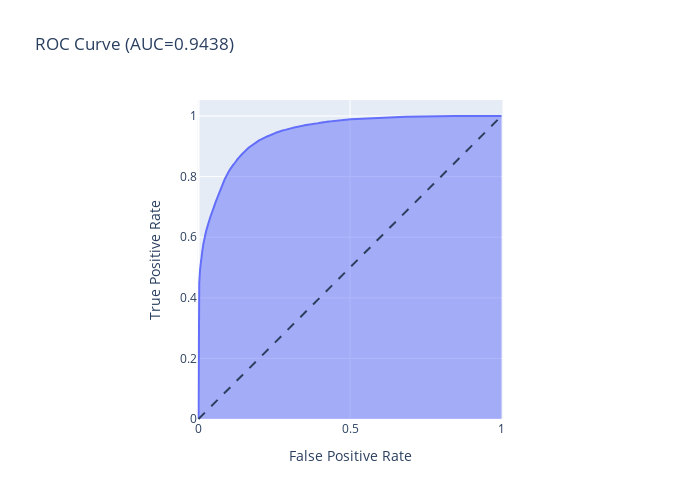

Source (notebook cell):
### Code cell
y_score = search_xgb.predict_proba(x_train)[:, 1]

fpr, tpr, thresholds = roc_curve(y_train, y_score)

fig = px.area(
    x=fpr, y=tpr,
    title=f'ROC Curve (AUC={auc(fpr, tpr):.4f})',
    labels=dict(x='False Positive Rate', y='True Positive Rate'),
    width=700, height=500
)
fig.add_shape(
    type='line', line=dict(dash='dash'),
    x0=0, x1=1, y0=0, y1=1
)

fig.update_yaxes(scaleanchor="x", scaleratio=1)
fig.update_xaxes(constrain='domain')
fig.show()

### Figure 1 — Plotly figure (JSON) as saved in the notebook; plotly's stock layout.template omitted (floating-point values rounded to 4 significant figures; data arrays with more than 128 entries replaced by an {"elided": "..."} marker saying what was removed)
{"data": [{"hovertemplate": "False Positive Rate=%{x}<br>True Positive Rate=%{y}<extra></extra>", "legendgroup": "", "line": {"color": "#636efa"}, "marker": {"symbol": "circle"}, "mode": "lines", "name": "", "orientation": "v", "showlegend": false, "stackgroup": "1", "type": "scatter", "x": {"elided": "21924 float values"}, "xaxis": "x", "y": {"elided": "21924 float values"}, "yaxis": "y"}], "layout": {"height": 500, "legend": {"tracegroupgap": 0}, "shapes": [{"line": {"dash": "dash"}, "type": "line", "x0": 0, "x1": 1, "y0": 0, "y1": 1}], "title": {"text": "ROC Curve (AUC=0.9438)"}, "width": 700, "xaxis": {"anchor": "y", "constrain": "domain", "domain": [0, 1], "title": {"text": "False Positive Rate"}}, "yaxis": {"anchor": "x", "domain": [0, 1], "scaleanchor": "x", "scaleratio": 1, "title": {"text": "True Positive Rate"}}}}
